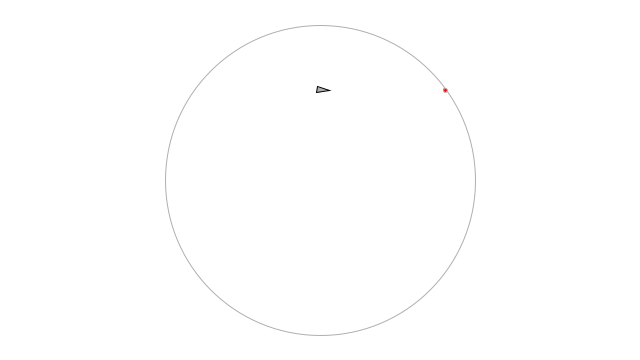
Frame 1 (no input)
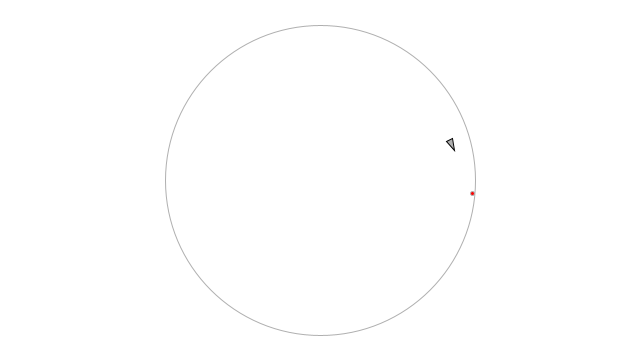
Frame 60 (the mouse pressed at the canvas centre just before this capture)
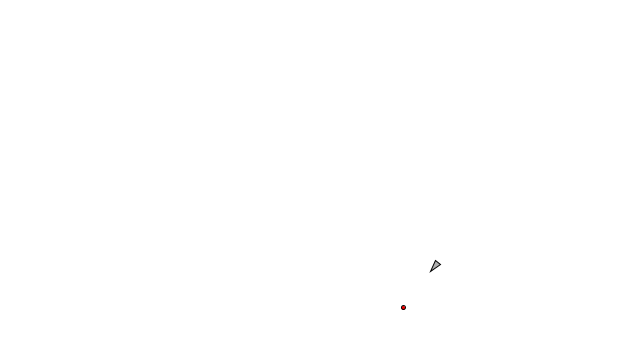
Frame 120 (the mouse held since frame 60 and released just before this capture)

The Processing sketch that drew these frames (run headless with seeded random() and noise(); from frame 60 on, the mouse is pressed at the canvas centre):

// Processing sketch: StayWithinCircle
// ── StayWithinCircle.pde
// The Nature of Code
// Daniel Shiffman
// http://natureofcode.com

// Stay Within Circle
// "Made-up" Steering behavior to stay within walls

Vehicle v;
boolean debug = true;


PVector circleposition;
float circleRadius;



void setup() {
  size(640, 360);
  v = new Vehicle(width/2, height/4);
  
  circleposition = new PVector(width/2,height/2);
  circleRadius = height/2-25;
}

void draw() {
  background(255);

  if (debug) {
    stroke(175);
    noFill();
    ellipse(circleposition.x,circleposition.y, circleRadius*2,circleRadius*2);
  }

  v.boundaries();
  v.run();
}

void mousePressed() {
  debug = !debug;
}


// ── Vehicle.pde
// The Nature of Code
// Daniel Shiffman
// http://natureofcode.com

class Vehicle {

  PVector position;
  PVector velocity;
  PVector acceleration;
  float r;

  float maxspeed;
  float maxforce;
  
  Vehicle(float x, float y) {
    acceleration = new PVector(0, 0);
    velocity = new PVector(1,0);
    velocity.mult(5);
    position = new PVector(x, y);
    r = 3;
    maxspeed = 3;
    maxforce = 0.15;
  }

  void run() {
    update();
    display();
  }

  // Method to update position
  void update() {
    // Update velocity
    velocity.add(acceleration);
    // Limit speed
    velocity.limit(maxspeed);
    position.add(velocity);
    // Reset accelertion to 0 each cycle
    acceleration.mult(0);
  }

  void boundaries() {

    PVector desired = null;
    
    // Predict position 25 (arbitrary choice) frames ahead
    PVector predict = velocity.get();
    predict.mult(25);
    PVector futureposition = PVector.add(position, predict);
    float distance = PVector.dist(futureposition,circleposition);
    
    if (distance > circleRadius) {
      PVector toCenter = PVector.sub(circleposition,position);
      toCenter.normalize();
      toCenter.mult(velocity.mag());
      desired = PVector.add(velocity,toCenter);
      desired.normalize();
      desired.mult(maxspeed);
    }

    if (desired != null) {
      PVector steer = PVector.sub(desired, velocity);
      steer.limit(maxforce);
      applyForce(steer);
    }
    
    fill(255,0,0);
    ellipse(futureposition.x,futureposition.y,4,4);
    
  }  

  void applyForce(PVector force) {
    // We could add mass here if we want A = F / M
    acceleration.add(force);
  }


  void display() {
    // Draw a triangle rotated in the direction of velocity
    float theta = velocity.heading2D() + radians(90);
    fill(175);
    stroke(0);
    pushMatrix();
    translate(position.x, position.y);
    rotate(theta);
    beginShape(TRIANGLES);
    vertex(0, -r*2);
    vertex(-r, r*2);
    vertex(r, r*2);
    endShape();
    popMatrix();
  }
}
